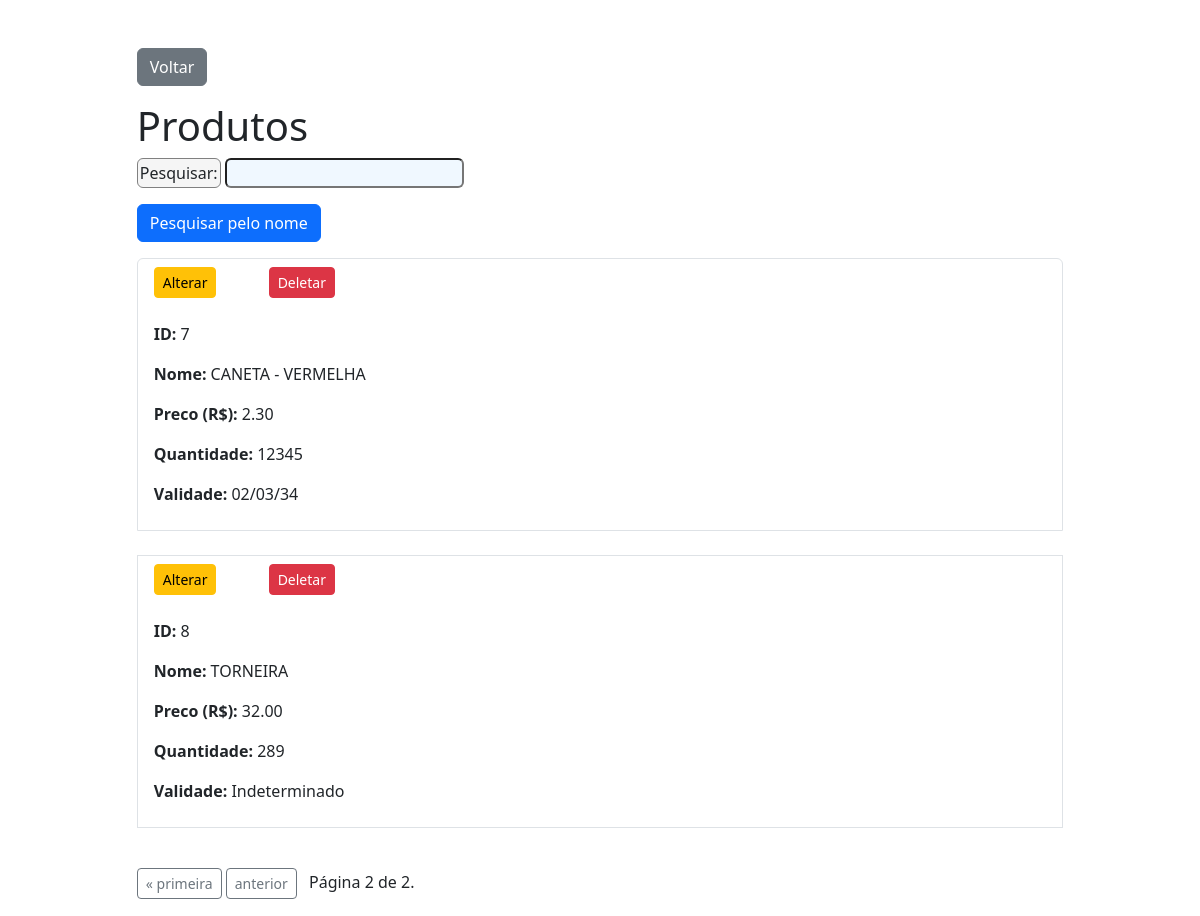
/select_product/?page=2, run on the app's committed database.
### app/models.py (models this page shows, shortened)
class Produto(models.Model):
    nome = models.ForeignKey(Nome, on_delete=models.SET_NULL, blank=True, null=True)
    marca = models.ForeignKey(Marca, on_delete=models.SET_NULL, blank=True, null=True)
    descricao = models.TextField()
    preco = models.DecimalField(max_digits=10, decimal_places=2) # Campo para o preço
    validade = models.DateField(null=True, blank=True)
    quantidade = models.IntegerField()

class Nome(models.Model):
    nome = models.CharField(max_length=100, unique=True)
    def __str__(self):
        return self.nome

### app/views.py (the view)
# urls.py: path('select_product/', views.select_product, name='select_product'),
def select_product(request):
    produtos_list = Produto.objects.all()
    form = SearchForm(request.GET)
    if form.is_valid():
        search_term = form.cleaned_data.get('search_term')
        if search_term:
            produtos_list = produtos_list.filter(Q(nome__nome__icontains=search_term))
    paginator = Paginator(produtos_list, 3) # 5 produtos por página
    page = request.GET.get('page')
    try:
        produtos = paginator.page(page)
    except PageNotAnInteger:
        produtos = paginator.page(1)
    except EmptyPage:
        produtos = paginator.page(paginator.num_pages)
    context = {
        "produto": produtos,
        "form_name": form,
    }
    return render(request, 'select_product.html', context)

### app/forms.py
class SearchForm(forms.Form):
    search_term = forms.CharField(required=False, label="Pesquisar")

### app/templates/select_product.html (shortened to what this page needs)
{% extends 'base.html' %}
{% block content %}
<div class="container mt-5">
    <a href="{% url 'index' %}" class="btn btn-secondary mb-3">Voltar</a>
    <h1>Produtos</h1>
    <form method="get" class="mb-3">
        {{ form_name.as_p }}
        <button type="submit" class="btn btn-primary">Pesquisar pelo nome</button>
    </form>
    {% if produto %}
    <ul class="list-group">
        {% for item in produto %}
            <li class="list-group-item">
                <div class="d-flex justify-content-between align-items-center">
                    <div>
                        <a href="{% url 'update_product' id=item.id %}" class="btn btn-sm btn-warning me-5">Alterar</a>
                        <a href="{% url 'delete_product' id=item.id %}" class="btn btn-sm btn-danger">Deletar</a>
                    </div>
                </div>
                <br>
                <p><strong>ID: </strong>{{ item.id }}</p>
                <p><strong>Nome: </strong>{{ item.nome }}</p>
                <p><strong>Preco (R$): </strong>{{ item.preco }}</p>
                <p><strong>Quantidade: </strong>{{ item.quantidade }}</p>
                {% if item.validade %}
                    <p><strong>Validade: </strong>{{ item.validade|date:"d/m/y" }}</p>
                    {% else %}
                    <p><strong>Validade: </strong> Indeterminado</p>
                {% endif %}
            </li>
            <br>
        {% endfor %}
    </ul>
    {% else %}
        <p>Nada encontrado</p>
    {% endif %}
    <div class="pagination mt-3">
        <span class="step-links">
            {% if produto.has_previous %}
                <a href="?page=1" class="btn btn-sm btn-outline-secondary">« primeira</a>
                <a href="?page={{ produto.previous_page_number }}" class="btn btn-sm btn-outline-secondary">anterior</a>
            {% endif %}
            <span class="current mx-2">
                Página {{ produto.number }} de {{ produto.paginator.num_pages }}.
            </span>
        </span>
        <br>
        <br>
    </div>
</div>
{% endblock %}

### static/css/style_base.css (style rules this page uses)
.container { max-width: 90% !important; }
label { cursor: pointer; background-color: whitesmoke; border: 1px solid gray; border-radius: 6px ; padding: 2px; }
input, textarea { border-radius: 6px ; background-color: aliceblue; }

### data on the page
Produto: id "7", nome "CANETA - VERMELHA", preco "2.30", quantidade "12345", validade "02/03/34"
Produto: id "8", nome "TORNEIRA", preco "32.00", quantidade "289", shows "Validade:"

### other printed values
{{ produto.number }} "2"
{{ produto.paginator.num_pages }} "2"
